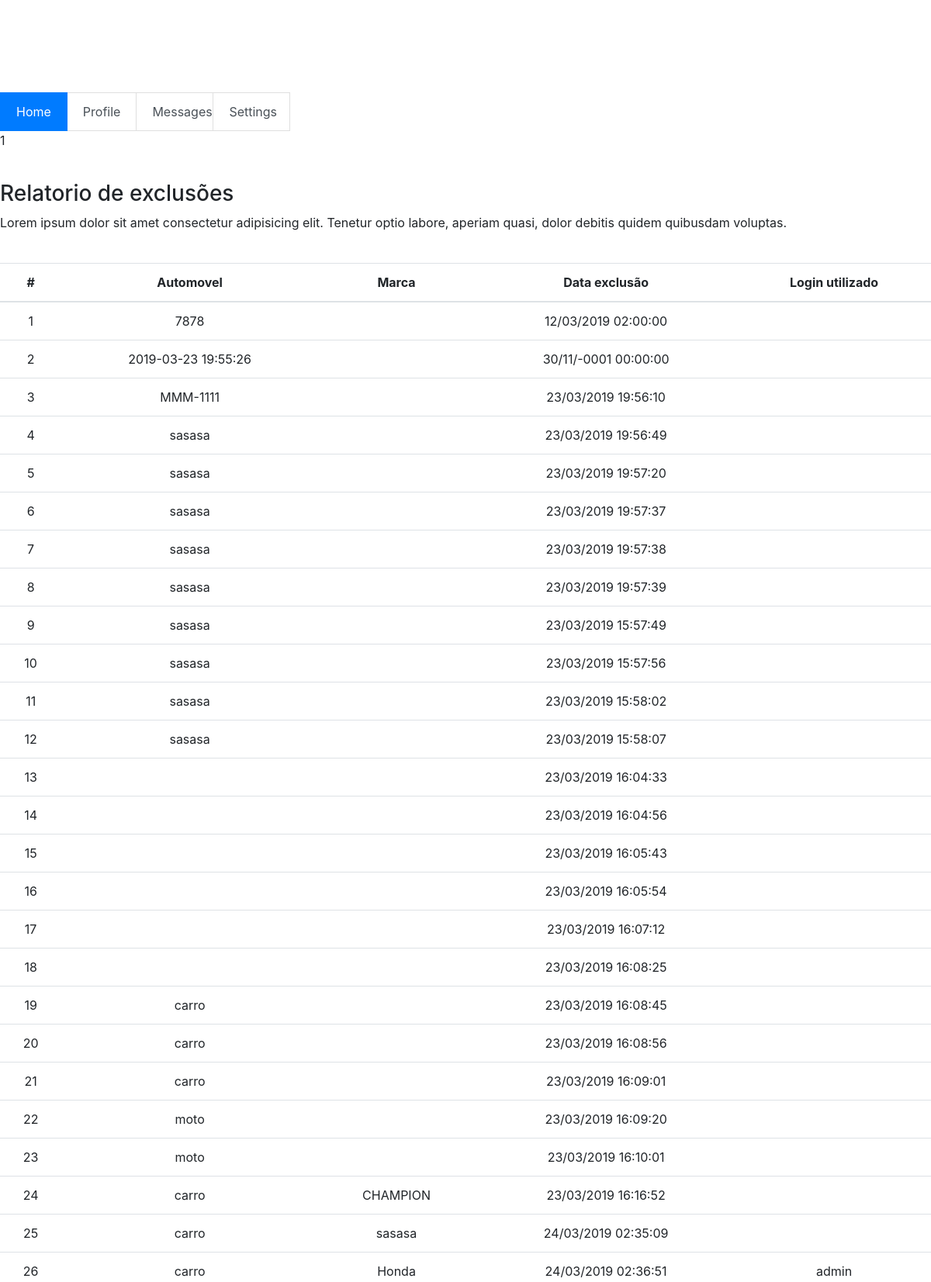
The page /hr.php (upper part) on the database its author committed.
### tables this page shows
CREATE TABLE `relatorioexclusao` (
  `id` int(11) NOT NULL,
  `automovelafetado` varchar(60) DEFAULT NULL,
  `dataExclusao` datetime NOT NULL,
  `marcaafetada` varchar(60) DEFAULT NULL,
  `loginafetado` varchar(60) NOT NULL
);

### hr.php (the view, shortened to what this page needs)
<?php include_once('header.php') ?>
<div class="">
    <div class="col-1">
        <div class="list-group list-group-horizontal" id="list-tab" role="tablist">
            <a class="list-group-item list-group-item-action active" id="list-home-list" data-toggle="list" href="#list-home" role="tab" aria-controls="home">Home</a>
            <a class="list-group-item list-group-item-action" id="list-profile-list" data-toggle="list" href="#list-profile" role="tab" aria-controls="profile">Profile</a>
            <a class="list-group-item list-group-item-action" id="list-messages-list" data-toggle="list" href="#list-messages" role="tab" aria-controls="messages">Messages</a>
            <a class="list-group-item list-group-item-action" id="list-settings-list" data-toggle="list" href="#list-settings" role="tab" aria-controls="settings">Settings</a>
        </div>
    </div>
    <div class="col">
        <div class="tab-content" id="nav-tabContent">
            <div class="tab-pane fade show active" id="list-home" role="tabpanel" aria-labelledby="list-home-list">1</div>
        </div>
    </div>
</div>
<div class="tab-pane fade show" id="list-relatorio" role="tabpanel" aria-labelledby="list-messages-list">
    <div class="col-lg-12 text-center">
        <div class="texto-lista text-left">
            <h3>Relatorio de exclusões</h3>
            <p>Lorem ipsum dolor sit amet consectetur adipisicing elit. Tenetur optio labore, aperiam quasi, dolor debitis quidem quibusdam voluptas.</p>
        </div>
        <table class="table">
            <thead class="thead">
                <tr>
                    <th scope="col">#</th>
                    <th scope="col">Automovel</th>
                    <th scope="col">Marca</th>
                    <th scope="col">Data exclusão</th>
                    <th scope="col">Login utilizado</th>
                </tr>
            </thead>
            <tbody>
                <?php
                $servidor = mysqli_connect("localhost", "root", "", "veiculos");
                $veiculos = mysqli_query($servidor, "select * from relatorioexclusao");
                while ($veiculo = mysqli_fetch_array($veiculos)) {
                    ?>
                <tr>
                    <td scope="row"><?php echo $veiculo["id"]; ?></td>
                    <td><?php echo $veiculo["automovelafetado"]; ?></td>
                    <td><?php echo $veiculo["marcaafetada"]; ?></td>
                    <td>
                        <?php
                        echo date("d/m/Y H:i:s", strtotime($veiculo['dataExclusao']));
                        ?>
                    </td>
                    <td><?php echo $veiculo["loginafetado"]; ?></td>
                </tr>
                <?php
            } ?>
            </tbody>
        </table>
    </div>
</div>

### header.php (shortened to what this page needs)
<!DOCTYPE html>
<html class="">
<head>
    <link rel="stylesheet" href="css/bootstrap.css" />
    <link rel="stylesheet" href="css/estilo.css" />
    <link rel="stylesheet" href="fontawesome/css/all.css" />
</head>
<body class="">

### css/estilo.css (style rules this page uses)
.texto-cadastro, .texto-lista { margin: 5vh 0vh 5vh 0vh; }

### rows shown on the page
relatorioexclusao: id "1", automovelafetado "7878", dataExclusao "12/03/2019 02:00:00"
relatorioexclusao: id "2", automovelafetado "2019-03-23 19:55:26", dataExclusao "30/11/-0001 00:00:00"
relatorioexclusao: id "3", automovelafetado "MMM-1111", dataExclusao "23/03/2019 19:56:10"
relatorioexclusao: id "4", automovelafetado "sasasa", dataExclusao "23/03/2019 19:56:49"
relatorioexclusao: id "5", automovelafetado "sasasa", dataExclusao "23/03/2019 19:57:20"
relatorioexclusao: id "6", automovelafetado "sasasa", dataExclusao "23/03/2019 19:57:37"
relatorioexclusao: id "7", automovelafetado "sasasa", dataExclusao "23/03/2019 19:57:38"
relatorioexclusao: id "8", automovelafetado "sasasa", dataExclusao "23/03/2019 19:57:39"
relatorioexclusao: id "9", automovelafetado "sasasa", dataExclusao "23/03/2019 15:57:49"
relatorioexclusao: id "10", automovelafetado "sasasa", dataExclusao "23/03/2019 15:57:56"
relatorioexclusao: id "11", automovelafetado "sasasa", dataExclusao "23/03/2019 15:58:02"
relatorioexclusao: id "12", automovelafetado "sasasa", dataExclusao "23/03/2019 15:58:07"
relatorioexclusao: id "13", dataExclusao "23/03/2019 16:04:33"
relatorioexclusao: id "14", dataExclusao "23/03/2019 16:04:56"
relatorioexclusao: id "15", dataExclusao "23/03/2019 16:05:43"
relatorioexclusao: id "16", dataExclusao "23/03/2019 16:05:54"
relatorioexclusao: id "17", dataExclusao "23/03/2019 16:07:12"
relatorioexclusao: id "18", dataExclusao "23/03/2019 16:08:25"
relatorioexclusao: id "19", automovelafetado "carro", dataExclusao "23/03/2019 16:08:45"
relatorioexclusao: id "20", automovelafetado "carro", dataExclusao "23/03/2019 16:08:56"
relatorioexclusao: id "21", automovelafetado "carro", dataExclusao "23/03/2019 16:09:01"
relatorioexclusao: id "22", automovelafetado "moto", dataExclusao "23/03/2019 16:09:20"
relatorioexclusao: id "23", automovelafetado "moto", dataExclusao "23/03/2019 16:10:01"
relatorioexclusao: id "24", automovelafetado "carro", marcaafetada "CHAMPION", dataExclusao "23/03/2019 16:16:52"
relatorioexclusao: id "25", automovelafetado "carro", marcaafetada "sasasa", dataExclusao "24/03/2019 02:35:09"
relatorioexclusao: id "26", automovelafetado "carro", marcaafetada "Honda", dataExclusao "24/03/2019 02:36:51", loginafetado "admin"
